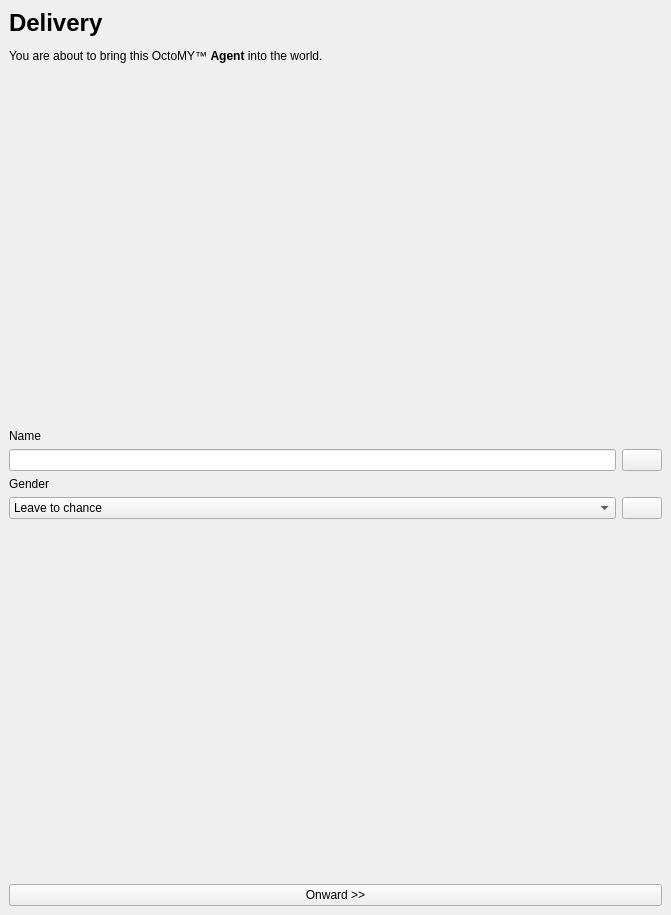
<?xml version="1.0" encoding="UTF-8"?>
<ui version="4.0">
 <class>AgentDeliveryWizard</class>
 <widget class="QWidget" name="AgentDeliveryWizard">
  <property name="geometry">
   <rect>
    <x>0</x>
    <y>0</y>
    <width>671</width>
    <height>915</height>
   </rect>
  </property>
  <property name="sizePolicy">
   <sizepolicy hsizetype="Minimum" vsizetype="Minimum">
    <horstretch>0</horstretch>
    <verstretch>0</verstretch>
   </sizepolicy>
  </property>
  <property name="windowTitle">
   <string>Form</string>
  </property>
  <layout class="QGridLayout" name="gridLayout_3">
   <property name="leftMargin">
    <number>0</number>
   </property>
   <property name="topMargin">
    <number>0</number>
   </property>
   <property name="rightMargin">
    <number>0</number>
   </property>
   <property name="bottomMargin">
    <number>0</number>
   </property>
   <property name="spacing">
    <number>0</number>
   </property>
   <item row="0" column="0">
    <widget class="QStackedWidget" name="stackedWidget">
     <property name="sizePolicy">
      <sizepolicy hsizetype="Minimum" vsizetype="Minimum">
       <horstretch>0</horstretch>
       <verstretch>0</verstretch>
      </sizepolicy>
     </property>
     <property name="currentIndex">
      <number>0</number>
     </property>
     <widget class="QWidget" name="pageDelivery">
      <layout class="QVBoxLayout" name="verticalLayout">
       <item>
        <widget class="QLabel" name="labelBodyWelcome">
         <property name="sizePolicy">
          <sizepolicy hsizetype="Expanding" vsizetype="Minimum">
           <horstretch>0</horstretch>
           <verstretch>0</verstretch>
          </sizepolicy>
         </property>
         <property name="text">
          <string>&lt;html&gt;&lt;head/&gt;&lt;body&gt;&lt;p&gt;&lt;span style=&quot; font-size:xx-large; font-weight:600;&quot;&gt;Delivery&lt;/span&gt;&lt;/p&gt;&lt;p&gt;You are about to bring this OctoMY™ &lt;span style=&quot; font-weight:600;&quot;&gt;Agent&lt;/span&gt; into the world.&lt;/p&gt;&lt;/body&gt;&lt;/html&gt;</string>
         </property>
         <property name="textFormat">
          <enum>Qt::RichText</enum>
         </property>
         <property name="wordWrap">
          <bool>true</bool>
         </property>
        </widget>
       </item>
       <item>
        <spacer name="verticalSpacer">
         <property name="orientation">
          <enum>Qt::Vertical</enum>
         </property>
         <property name="sizeHint" stdset="0">
          <size>
           <width>20</width>
           <height>40</height>
          </size>
         </property>
        </spacer>
       </item>
       <item>
        <widget class="QLabel" name="label_5">
         <property name="text">
          <string>Name</string>
         </property>
        </widget>
       </item>
       <item>
        <layout class="QHBoxLayout" name="horizontalLayout_4">
         <item>
          <widget class="QLineEdit" name="lineEditName"/>
         </item>
         <item>
          <widget class="QPushButton" name="pushButtonRandomName">
           <property name="text">
            <string/>
           </property>
           <property name="icon">
            <iconset resource="../resources/icons.qrc">
             <normaloff>:/icons/roll_dice.svg</normaloff>:/icons/roll_dice.svg</iconset>
           </property>
          </widget>
         </item>
        </layout>
       </item>
       <item>
        <widget class="QLabel" name="label_7">
         <property name="text">
          <string>Gender</string>
         </property>
        </widget>
       </item>
       <item>
        <layout class="QHBoxLayout" name="horizontalLayout_6">
         <item>
          <widget class="QComboBox" name="comboBoxGender">
           <property name="sizePolicy">
            <sizepolicy hsizetype="Expanding" vsizetype="Minimum">
             <horstretch>0</horstretch>
             <verstretch>0</verstretch>
            </sizepolicy>
           </property>
           <item>
            <property name="text">
             <string>Leave to chance</string>
            </property>
           </item>
           <item>
            <property name="text">
             <string>Male</string>
            </property>
           </item>
           <item>
            <property name="text">
             <string>Female</string>
            </property>
           </item>
           <item>
            <property name="text">
             <string>Genderless</string>
            </property>
           </item>
           <item>
            <property name="text">
             <string>Other</string>
            </property>
           </item>
          </widget>
         </item>
         <item>
          <widget class="QPushButton" name="pushButtonRandomGender">
           <property name="text">
            <string/>
           </property>
           <property name="icon">
            <iconset resource="../resources/icons.qrc">
             <normaloff>:/icons/roll_dice.svg</normaloff>:/icons/roll_dice.svg</iconset>
           </property>
          </widget>
         </item>
        </layout>
       </item>
       <item>
        <spacer name="verticalSpacer_14">
         <property name="orientation">
          <enum>Qt::Vertical</enum>
         </property>
         <property name="sizeHint" stdset="0">
          <size>
           <width>653</width>
           <height>223</height>
          </size>
         </property>
        </spacer>
       </item>
       <item>
        <widget class="QPushButton" name="pushButtonOnward">
         <property name="sizePolicy">
          <sizepolicy hsizetype="Minimum" vsizetype="Minimum">
           <horstretch>0</horstretch>
           <verstretch>0</verstretch>
          </sizepolicy>
         </property>
         <property name="text">
          <string>Onward &gt;&gt;</string>
         </property>
        </widget>
       </item>
      </layout>
     </widget>
     <widget class="QWidget" name="pageBirthInProgress">
      <layout class="QVBoxLayout" name="verticalLayout_2">
       <property name="spacing">
        <number>0</number>
       </property>
       <property name="leftMargin">
        <number>0</number>
       </property>
       <property name="topMargin">
        <number>0</number>
       </property>
       <property name="rightMargin">
        <number>0</number>
       </property>
       <property name="bottomMargin">
        <number>0</number>
       </property>
       <item>
        <widget class="QLabel" name="labelBodyBirthInProgress">
         <property name="sizePolicy">
          <sizepolicy hsizetype="Expanding" vsizetype="Minimum">
           <horstretch>0</horstretch>
           <verstretch>0</verstretch>
          </sizepolicy>
         </property>
         <property name="text">
          <string>&lt;html&gt;&lt;head/&gt;&lt;body&gt;&lt;p&gt;&lt;span style=&quot; font-size:xx-large; font-weight:600;&quot;&gt;Birth in progress...&lt;/span&gt;&lt;/p&gt;&lt;p&gt;Please wait for this OctoMY™ &lt;span style=&quot; font-weight:600;&quot;&gt;Agent&lt;/span&gt; to be born.&lt;/p&gt;&lt;/body&gt;&lt;/html&gt;</string>
         </property>
         <property name="textFormat">
          <enum>Qt::RichText</enum>
         </property>
         <property name="wordWrap">
          <bool>true</bool>
         </property>
         <property name="margin">
          <number>9</number>
         </property>
        </widget>
       </item>
       <item>
        <widget class="ImageLabel2" name="labelBirthImage">
         <property name="sizePolicy">
          <sizepolicy hsizetype="Ignored" vsizetype="MinimumExpanding">
           <horstretch>0</horstretch>
           <verstretch>0</verstretch>
          </sizepolicy>
         </property>
         <property name="autoFillBackground">
          <bool>true</bool>
         </property>
         <property name="text">
          <string/>
         </property>
         <property name="pixmap">
          <pixmap resource="../resources/images.qrc">:/images/birth.jpeg</pixmap>
         </property>
         <property name="scaledContents">
          <bool>true</bool>
         </property>
         <property name="alignment">
          <set>Qt::AlignCenter</set>
         </property>
        </widget>
       </item>
      </layout>
     </widget>
     <widget class="QWidget" name="pageDone">
      <layout class="QVBoxLayout" name="verticalLayout_3">
       <item>
        <widget class="QLabel" name="labelBodyDone">
         <property name="sizePolicy">
          <sizepolicy hsizetype="Minimum" vsizetype="Minimum">
           <horstretch>0</horstretch>
           <verstretch>0</verstretch>
          </sizepolicy>
         </property>
         <property name="text">
          <string>&lt;html&gt;&lt;head/&gt;&lt;body&gt;&lt;p&gt;&lt;span style=&quot; font-size:xx-large; font-weight:600;&quot;&gt;Congratulations!&lt;/span&gt;&lt;/p&gt;&lt;p&gt;You have successfully delivered this OctoMY™ &lt;span style=&quot; font-weight:600;&quot;&gt;Agent&lt;/span&gt; into this world.&lt;/p&gt;&lt;p&gt;&lt;br/&gt;&lt;/p&gt;&lt;/body&gt;&lt;/html&gt;</string>
         </property>
         <property name="textFormat">
          <enum>Qt::RichText</enum>
         </property>
         <property name="wordWrap">
          <bool>true</bool>
         </property>
        </widget>
       </item>
       <item>
        <widget class="PortableIDWidget" name="widgetBirthCertificate" native="true">
         <property name="sizePolicy">
          <sizepolicy hsizetype="Minimum" vsizetype="Expanding">
           <horstretch>0</horstretch>
           <verstretch>0</verstretch>
          </sizepolicy>
         </property>
        </widget>
       </item>
       <item>
        <widget class="QLabel" name="labelBodyDone_2">
         <property name="sizePolicy">
          <sizepolicy hsizetype="Minimum" vsizetype="Minimum">
           <horstretch>0</horstretch>
           <verstretch>0</verstretch>
          </sizepolicy>
         </property>
         <property name="text">
          <string>&lt;html&gt;&lt;head/&gt;&lt;body&gt;&lt;p&gt;To take control of this agent you will have to pair it with a &lt;span style=&quot; font-weight:600;&quot;&gt;remote&lt;/span&gt; or &lt;span style=&quot; font-weight:600;&quot;&gt;hub&lt;/span&gt; first.&lt;/p&gt;&lt;/body&gt;&lt;/html&gt;</string>
         </property>
         <property name="textFormat">
          <enum>Qt::RichText</enum>
         </property>
         <property name="wordWrap">
          <bool>true</bool>
         </property>
        </widget>
       </item>
       <item>
        <widget class="QPushButton" name="pushButtonPairNow">
         <property name="text">
          <string>Pair now</string>
         </property>
        </widget>
       </item>
       <item>
        <widget class="QPushButton" name="pushButtonDone">
         <property name="sizePolicy">
          <sizepolicy hsizetype="Minimum" vsizetype="Minimum">
           <horstretch>0</horstretch>
           <verstretch>0</verstretch>
          </sizepolicy>
         </property>
         <property name="text">
          <string>Skip pairing</string>
         </property>
        </widget>
       </item>
      </layout>
     </widget>
    </widget>
   </item>
  </layout>
 </widget>
 <customwidgets>
  <customwidget>
   <class>PortableIDWidget</class>
   <extends>QWidget</extends>
   <header>widgets/PortableIDWidget.hpp</header>
   <container>1</container>
  </customwidget>
  <customwidget>
   <class>ImageLabel2</class>
   <extends>QLabel</extends>
   <header>widgets/ImageLabel2.hpp</header>
  </customwidget>
 </customwidgets>
 <resources>
  <include location="../resources/images.qrc"/>
  <include location="../resources/icons.qrc"/>
 </resources>
 <connections/>
</ui>
